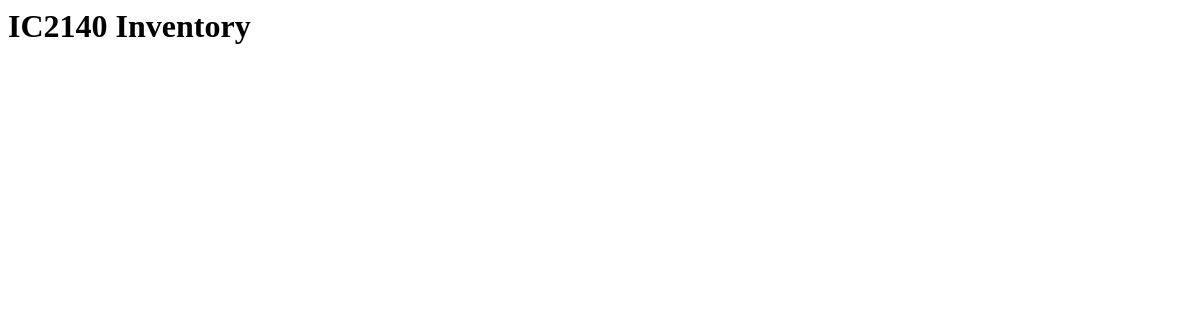
/, run on an earlier commit of the app's database.
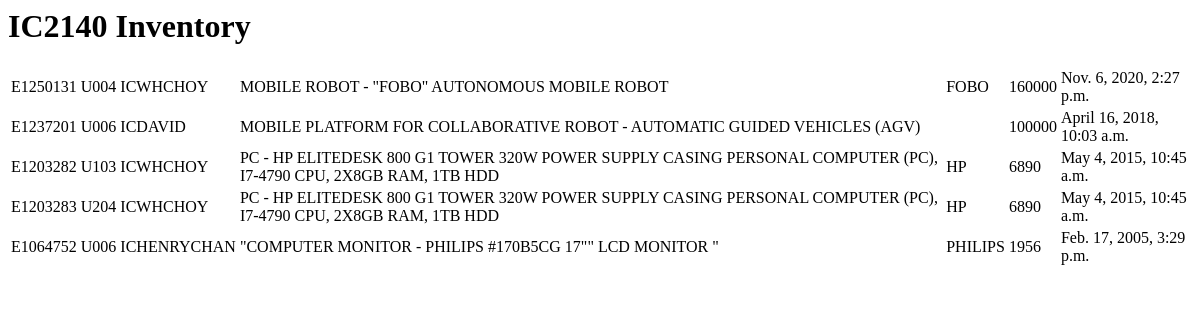
And on a later commit of the database.
### inventory/models.py (models this page shows, shortened)
class item(models.Model):
    inventory_no = models.CharField(max_length=8)
    loc = models.CharField(max_length = 5)
    owner = models.CharField(max_length = 20)
    desc = models.TextField()
    brand = models.CharField(max_length = 20,  blank=True)
    price = models.IntegerField()
    purchase_date = models.DateTimeField()
    class Meta:
        verbose_name_plural = 'items'

### inventory/views.py (the view)
# urls.py: path('', views.index),
def index(request):
    entries = item.objects.all()
    context = {'items' : entries}
    return render(request, 'inventory/index.html', context) # Pass the context to HTML template

### inventory/templates/inventory/index.html (shortened to what this page needs)
<HTML>
    <head>
    </head>
    <body>
        <h1>IC2140 Inventory</h1>
        <table>
            {% for item in items %}
            <tr>
                <td>{{ item.inventory_no}}</td>
                <td>{{ item.loc}}</td>
                <td>{{ item.owner}}</td>
                <td>{{ item.desc}}</td>
                <td>{{ item.brand}}</td>
                <td>{{ item.price}}</td>
                <td>{{ item.purchase_date}}</td>
            </tr>
            {% endfor %}
        </table>
    </body>
</HTML>

What changed in the data, as far as the page shows it:
added item: inventory_no "E1250131", loc "U004", owner "ICWHCHOY", desc "MOBILE ROBOT - \"FOBO\" AUTONOMOUS MOBILE ROBOT", brand "FOBO", price "160000", purchase_date "Nov. 6, 2020, 2:27 p.m."
added item: inventory_no "E1237201", loc "U006", owner "ICDAVID", desc "MOBILE PLATFORM FOR COLLABORATIVE ROBOT - AUTOMATIC GUIDED VEHICLES (AGV)", price "100000", purchase_date "April 16, 2018, 10:03 a.m."
added item: inventory_no "E1203282", loc "U103", owner "ICWHCHOY", desc "PC - HP ELITEDESK 800 G1 TOWER 320W POWER SUPPLY CASING PERSONAL COMPUTER (PC), I7-4790 CPU, 2X8GB RAM, 1TB HDD", brand "HP", price "6890", purchase_date "May 4, 2015, 10:45 a.m."
added item: inventory_no "E1203283", loc "U204", owner "ICWHCHOY", desc "PC - HP ELITEDESK 800 G1 TOWER 320W POWER SUPPLY CASING PERSONAL COMPUTER (PC), I7-4790 CPU, 2X8GB RAM, 1TB HDD", brand "HP", price "6890", purchase_date "May 4, 2015, 10:45 a.m."
added item: inventory_no "E1064752", loc "U006", owner "ICHENRYCHAN", desc "\"COMPUTER MONITOR - PHILIPS #170B5CG 17\"\" LCD MONITOR \"", brand "PHILIPS", price "1956", purchase_date "Feb. 17, 2005, 3:29 p.m."
